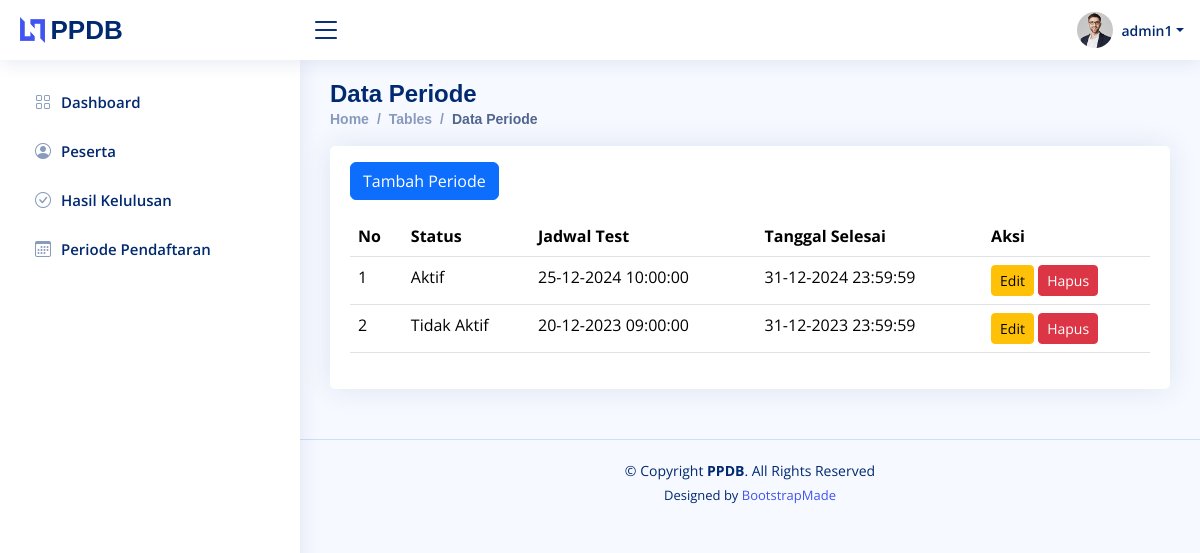
The app's page /admin/tabel-periode.php (signed in) with its own data.
### tables this page shows
CREATE TABLE `periode_pendaftaran` (
  `id` INT(11) NOT NULL AUTO_INCREMENT,
  `status` ENUM('Aktif', 'Tidak Aktif') NOT NULL,
  `tanggal_selesai` TIMESTAMP,
  PRIMARY KEY (`id`)
);

### admin/tabel-periode.php (the view, shortened to what this page needs)
<!DOCTYPE html>
<html lang="en">
<head>
  <link href="assets/vendor/bootstrap/css/bootstrap.min.css" rel="stylesheet" />
  <link href="assets/vendor/bootstrap-icons/bootstrap-icons.css" rel="stylesheet" />
  <link href="assets/vendor/simple-datatables/style.css" rel="stylesheet" />
  <link href="assets/css/style.css" rel="stylesheet" />
</head>
<body>
  <?php
  include 'header.php';
  include 'sidebar.php';
  ?>
  <main id="main" class="main">
    <div class="pagetitle">
      <h1>Data Periode</h1>
      <nav>
        <ol class="breadcrumb">
          <li class="breadcrumb-item"><a href="index.php">Home</a></li>
          <li class="breadcrumb-item">Tables</li>
          <li class="breadcrumb-item active">Data Periode</li>
        </ol>
      </nav>
    </div>
    <section class="section">
      <div class="row">
        <div class="col-lg-12">
          <div class="card">
            <div class="card-body">
              <a href="form-periode.php" class="btn btn-primary btn-custom my-3">
                Tambah Periode
              </a>
              <table class="table datatable">
                <thead>
                  <tr>
                    <th>No</th>
                    <th>Status</th>
                    <th>Jadwal Test</th>
                    <th>Tanggal Selesai</th>
                    <th>Aksi</th>
                  </tr>
                </thead>
                <tbody>
                  <?php
                  include_once("../koneksi.php");
                  $query = "SELECT * FROM periode_pendaftaran";
                  $result = mysqli_query($koneksi, $query);
                  if (mysqli_num_rows($result) > 0) {
                    $no = 1;
                    while ($row = mysqli_fetch_assoc($result)) {
                      echo "<tr>";
                      echo "<td>" . $no++ . "</td>";
                      echo "<td>" . $row['status'] . "</td>";
                      echo "<td>" . date('d-m-Y H:i:s', strtotime($row['jadwal_test'])) . "</td>";
                      echo "<td>" . date('d-m-Y H:i:s', strtotime($row['tanggal_selesai'])) . "</td>";
                      echo "<td>
                                    <a href='form-periode.php?id=" . $row['id'] . "' class='btn btn-warning btn-sm'>Edit</a>
                                    <a href='func/delete_periode.php?id=" . $row['id'] . "' class='btn btn-danger btn-sm' onclick='return confirm(\"Apakah Anda yakin ingin menghapus data ini?\");'>Hapus</a>
                                </td>";
                      echo "</tr>";
                    }
                  } else {
                    echo "<tr><td colspan='4' class='text-center'>Tidak ada data.</td></tr>";
                  }
                  ?>
                </tbody>
              </table>
            </div>
          </div>
        </div>
      </div>
    </section>
  </main>
  <?php
  include 'footer.php';
  ?>
</body>
</html>

### admin/assets/css/style.css (style rules this page uses)
:root { scroll-behavior: smooth; }
body { font-family: "Open Sans", sans-serif; background: #f6f9ff; color: #444444; }
a { color: #4154f1; text-decoration: none; }
h1, h2, h3, h4, h5, h6 { font-family: "Nunito", sans-serif; }
#main { margin-top: 60px; padding: 20px 30px; transition: all 0.3s; }
.pagetitle { margin-bottom: 10px; }
.pagetitle h1 { font-size: 24px; margin-bottom: 0; font-weight: 600; color: #012970; }
.card { margin-bottom: 30px; border: none; border-radius: 5px; box-shadow: 0px 0 30px rgba(1, 41, 112, 0.1); }
.card-body { padding: 0 20px 20px 20px; }
.breadcrumb { font-size: 14px; font-family: "Nunito", sans-serif; color: #899bbd; font-weight: 600; }
.breadcrumb a { color: #899bbd; transition: 0.3s; }
.breadcrumb .breadcrumb-item::before { color: #899bbd; }
.breadcrumb .active { color: #51678f; font-weight: 600; }
@media (min-width: 1200px) { #main, #footer { margin-left: 300px; } }

### records on screen
periode_pendaftaran: status "Aktif", jadwal_test "25-12-2024 10:00:00", tanggal_selesai "31-12-2024 23:59:59"
periode_pendaftaran: status "Tidak Aktif", jadwal_test "20-12-2023 09:00:00", tanggal_selesai "31-12-2023 23:59:59"

### other values on screen
$_SESSION['admin_username'] "admin1"
